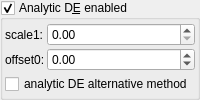
    <widget class="MyGroupBox" name="groupCheck_analyticDE_enabled">
     <property name="title">
      <string>Analytic D&amp;E enabled</string>
     </property>
     <property name="checkable">
      <bool>true</bool>
     </property>
     <layout class="QVBoxLayout" name="verticalLayout_12" stretch="0,0">
      <property name="spacing">
       <number>2</number>
      </property>
      <property name="leftMargin">
       <number>2</number>
      </property>
      <property name="topMargin">
       <number>2</number>
      </property>
      <property name="rightMargin">
       <number>2</number>
      </property>
      <property name="bottomMargin">
       <number>2</number>
      </property>
      <item>
       <layout class="QGridLayout" name="gridLayout_28" columnstretch="0,0,1">
        <property name="spacing">
         <number>2</number>
        </property>
        <item row="1" column="1">
         <widget class="QLabel" name="label_178">
          <property name="text">
           <string>offset0:</string>
          </property>
         </widget>
        </item>
        <item row="0" column="1">
         <widget class="QLabel" name="label_179">
          <property name="text">
           <string>scale1:</string>
          </property>
         </widget>
        </item>
        <item row="0" column="2">
         <widget class="MyDoubleSpinBox" name="spinbox_analyticDE_scale_1">
          <property name="sizePolicy">
           <sizepolicy hsizetype="Minimum" vsizetype="Maximum">
            <horstretch>0</horstretch>
            <verstretch>0</verstretch>
           </sizepolicy>
          </property>
          <property name="prefix">
           <string/>
          </property>
          <property name="suffix">
           <string/>
          </property>
          <property name="decimals">
           <number>2</number>
          </property>
          <property name="minimum">
           <double>0.000000000000000</double>
          </property>
          <property name="maximum">
           <double>99.989999999999995</double>
          </property>
          <property name="singleStep">
           <double>0.100000000000000</double>
          </property>
         </widget>
        </item>
        <item row="1" column="2">
         <widget class="MyDoubleSpinBox" name="spinbox_analyticDE_offset_0">
          <property name="sizePolicy">
           <sizepolicy hsizetype="Minimum" vsizetype="Maximum">
            <horstretch>0</horstretch>
            <verstretch>0</verstretch>
           </sizepolicy>
          </property>
          <property name="prefix">
           <string/>
          </property>
          <property name="suffix">
           <string/>
          </property>
          <property name="decimals">
           <number>2</number>
          </property>
          <property name="minimum">
           <double>-99.989999999999995</double>
          </property>
          <property name="maximum">
           <double>99.989999999999995</double>
          </property>
          <property name="singleStep">
           <double>0.100000000000000</double>
          </property>
         </widget>
        </item>
       </layout>
      </item>
      <item>
       <widget class="MyCheckBox" name="checkBox_analyticDE_enabled_false">
        <property name="toolTip">
         <string>&lt;html&gt;&lt;head/&gt;&lt;body&gt;&lt;p&gt;Can sometimes improve render quality when using analytic DE&lt;/p&gt;&lt;/body&gt;&lt;/html&gt;</string>
        </property>
        <property name="text">
         <string>analytic DE alternative method</string>
        </property>
       </widget>
      </item>
     </layout>
    </widget>
